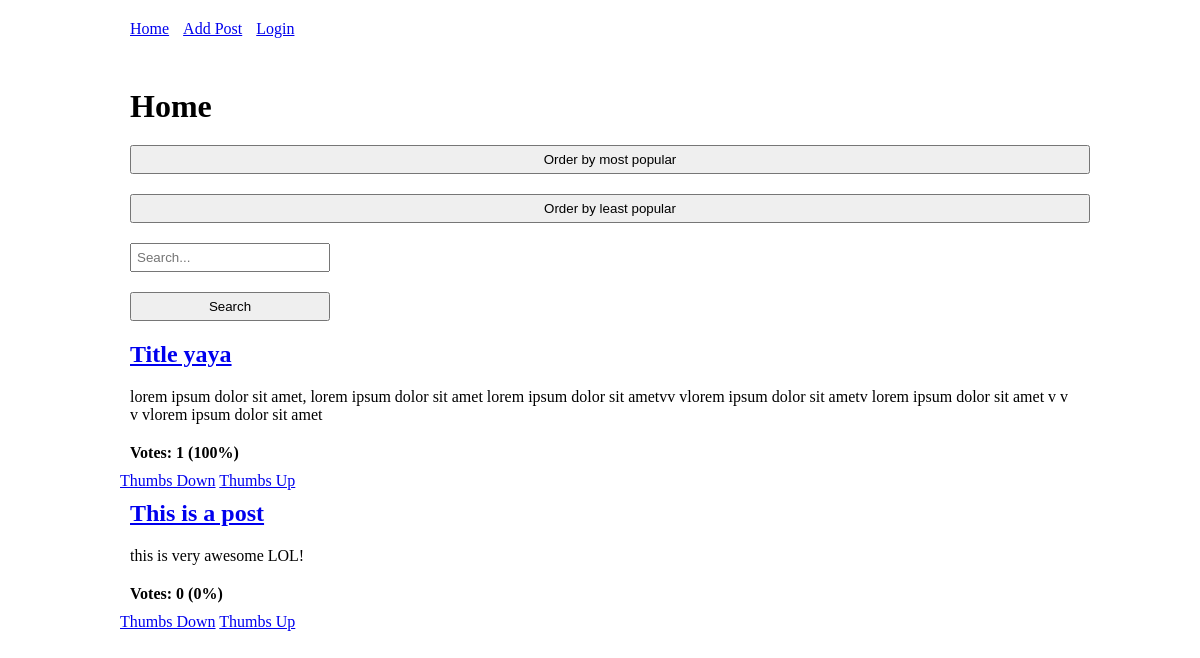
The page / on the database its author committed.
### tables this page shows
CREATE TABLE `posts` (
  `id` int(11) NOT NULL,
  `user_id` int(11) NOT NULL,
  `title` varchar(255) NOT NULL,
  `content` text NOT NULL,
  `image_id` int(11) NOT NULL,
  `style` varchar(10) NOT NULL,
  `time` date NOT NULL
);

### App/database.php (called while the page is built, shortened)
<?php
class Database extends Config {
    public $db;
    function __construct(){
        $dns = 'mysql:host='.$this->host.';dbname='.$this->database;
        $this->db = new PDO($dns, $this->username, $this->password);
        $this->db->setAttribute(PDO::ATTR_ERRMODE, PDO::ERRMODE_WARNING);
        $this->db->setAttribute(PDO::ATTR_DEFAULT_FETCH_MODE, PDO::FETCH_ASSOC);
    }
    public function query($sql, $vars = null){
        $query = $this->db->prepare($sql);
        $query->execute();
        return $query;
    }
}

### App/app.php (called while the page is built, shortened)
<?php
require_once('database.php');
require_once('auth.php');
$auth = new Auth();
require_once('posts.php');
$posts = new Posts();

### App/auth.php (called while the page is built, shortened)
<?php
class Auth extends Database{
    public function isLoggedIn(){
        return isset($_SESSION['user']);
    }
}

### App/posts.php (called while the page is built, shortened)
<?php
class Posts extends Database{
    public function fetchAll(){
        if(isset($_POST['search'])){
            return $this->query('SELECT p.*, r.rating, AVG(r.rating) AS average, SUM(r.rating = 1) AS up, (SUM(r.rating = 1) * AVG(r.rating)) AS rating
                FROM posts AS p
                LEFT JOIN ratings AS r ON r.post_id = p.id
                WHERE p.title LIKE :search OR p.content LIKE :search
                GROUP BY p.id
                ORDER BY rating '.(isset($_COOKIE['order']) ? '' : 'DESC').'
                ', [
                    'search' => '%'.$_POST['search'].'%',
                    ])->fetchAll();
        } else {
            return $this->query('SELECT p.*, r.rating, AVG(r.rating) AS average, SUM(r.rating = 1) AS up, (SUM(r.rating = 1) * AVG(r.rating)) AS rating
                FROM posts AS p
                LEFT JOIN ratings AS r ON r.post_id = p.id
                GROUP BY p.id
                ORDER BY rating '.(isset($_COOKIE['order']) ? '' : 'DESC').'
                ')->fetchAll();
        }
    }
}

### Modules/post.php (the view, shortened to what this page needs)
<article class="post">
    <h1><a href="post.php?id=<?= $post['id'] ?>"><?= $post['title'] ?></a></h1>
    <p><?= $post['content'] ?></p>
    <p><strong>Votes: <?= $post['up'] ?> (<?= $post['average'] * 100 ?>%)</strong></p>
    <a href="vote.php?vote=0&post=<?= $post['id'] ?>&page=<?= $_SERVER['PHP_SELF'] ?>" class="down">Thumbs Down</a>
    <a href="vote.php?vote=1&post=<?= $post['id'] ?>&page=<?= $_SERVER['PHP_SELF'] ?>" class="up">Thumbs Up</a>
</article>

### Modules/head.php (shortened to what this page needs)
<!DOCTYPE html>
<html lang="en">
<head>
    <link rel="stylesheet" href="css/main.css">
</head>
<body>
<nav>
    <div class="container">
        <ul>
            <li><a href="index.php">Home</a></li>
            <li><a href="addpost.php">Add Post</a></li>
            <?php if($auth->isLoggedIn()){ ?>
                <li>You are logged in as <?= $_SESSION['user']['name'] ?> <?= $_SESSION['user']['surname'] ?></li>
                <li><a href="?logout">Logout</a></li>
            <?php }  else { ?>
                <li><a href="login.php">Login</a></li>
            <?php } ?>
        </ul>
    </div>
</nav>

### index.php (shortened to what this page needs)
<?php
require_once('App/app.php');
include_once('Modules/head.php');
?>
<main>
    <h1>Home</h1>
    <form method="post">
        <input type="submit" name="desc" value="Order by most popular">
        <input type="submit" name="asc" value="Order by least popular">
    </form>
    <form method="post">
        <div class="form-element">
            <input type="search" class="search" name="search" value="<?= isset($_POST['search']) ? $_POST['search'] : '' ?>" placeholder="Search...">
        </div>
        <div class="form-element">
            <input type="submit" class="search" name="" value="Search">
        </div>
    </form>
    <?php
        foreach ($posts->fetchAll() as $post) {
            include('Modules/'.$post['style'].'.php');
        }
    ?>
</main>
<?php include_once('Modules/foot.php'); ?>

### css/main.css (style rules this page uses)
* { padding: 0px; margin: 0px; }
p, h1, h2, h3 { padding: 10px; }
ul li { padding-left: 10px; display: inline-block; }
main, .container { margin: 0 auto; padding: 20px; width: 960px; }
input, textarea { width: 100%; padding: 5px; margin: 10px; }
.search { width: 200px; }

### rows shown on the page
posts: title "Title yaya", content "lorem ipsum dolor sit amet, lorem ipsum dolor sit amet lorem ipsum dolor sit ametvv vlorem ipsum dolor sit ametv lorem ipsum dolor sit amet v v v vlorem ipsum dolor sit amet", up "1", average "100"
posts: title "This is a post", content "this is very awesome LOL!", up "0", average "0"
